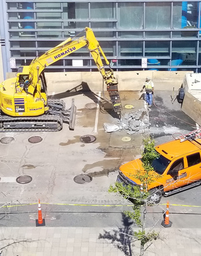
#> input picture image_processing/test_images/construct.png, 201 x 256 px, shrunk from 300 x 382 before the run
$ python lab.py
#> lines starting #> are read from the running program, lines starting #| are printed output that depends on the picture
#!/usr/bin/env python3

"""
6.101 Lab:
Image Processing
"""

import math
import os
from PIL import Image

# NO ADDITIONAL IMPORTS ALLOWED!


def get_pixel(image, row, col, behavior):
    """
    Retrieves the pixel with the associated row and column.

    Args:
        image: the image dictionary
        row: the row number [0, #rows - 1]
        col: the column number [0, #cols - 1]
        behavior: wrap or extended or zero behavior if out of bounds

    Returns:
        The pixel with the associated row and column under
        wrap or extended behavior if necessary.
    """
    # BUG HERE: changed from col, row to row * numcols + col
    numcols = image["width"]
    match behavior:
        case "wrap":
            if row < 0 or row > image["height"] - 1:
                row = row % image["height"]
            if col < 0 or col > image["width"] - 1:
                col = col % image["width"]
            return image["pixels"][row * numcols + col]
        case "extend":
            if row < 0:
                row = 0
            elif row > image["height"] - 1:
                row = image["height"] - 1
            if col < 0:
                col = 0
            elif col > image["width"] - 1:
                col = image["width"] - 1
            return image["pixels"][row * numcols + col]
        case "zero":
            if (
                row < 0
                or row > image["height"] - 1
                or col < 0
                or col > image["width"] - 1
                ):
                return 0
            return image["pixels"][row * numcols + col]
        case "":
            return image["pixels"][row * numcols + col]

# [57 lines left out: functions set_pixel, apply_per_pixel, inverted, not called in this run]
    # BUG HERE: subtract from 255 instead of 256


# HELPER FUNCTIONS


def correlate(image, kernel, boundary_behavior):
    """
    Compute the result of correlating the given image with the given kernel.
    `boundary_behavior` will one of the strings "zero", "extend", or "wrap",
    and this function will treat out-of-bounds pixels as having the value zero,
    the value of the nearest edge, or the value wrapped around the other edge
    of the image, respectively.

    if boundary_behavior is not one of "zero", "extend", or "wrap", return
    None.

    Otherwise, the output of this function should have the same form as a 6.101
    image (a dictionary with "height", "width", and "pixels" keys), but its
    pixel values do not necessarily need to be in the range [0,255], nor do
    they need to be integers (they should not be clipped or rounded at all).

    This process should not mutate the input image; rather, it should create a
    separate structure to represent the output.

    DESCRIBE YOUR KERNEL REPRESENTATION HERE

    Kernel is a list of integers represented similarly to result["pixels"]
    with m x n dimensions
    """
    result = {
        "height": image["height"],
        "width": image["width"],
        "pixels": [0] * (image["height"] * image["width"]),
    }
    kernel_length = int(math.sqrt(len(kernel)))
    image_cols = image["width"]
    for row in range(image["height"]):
        for col in range(image["width"]):
            total = 0
            middle = int(kernel_length / 2)
            for rowk in range(kernel_length):
                for colk in range(kernel_length):
                    r = rowk - middle + row
                    c = colk - middle + col
                    pixel = get_pixel(image, r, c, boundary_behavior)
                    new_pixel = (
                                    kernel[rowk * kernel_length + colk]
                                    * pixel
                    )
                    total += new_pixel
                    result["pixels"][row * image_cols + col] = total
    return result

def round_and_clip_image(image):
    """
    Given a dictionary, ensure that the values in the "pixels" list are all
    integers in the range [0, 255].

    All values should be converted to integers using Python's `round` function.

    Any locations with values higher than 255 in the input should have value
    255 in the output; and any locations with values lower than 0 in the input
    should have value 0 in the output.
    """
    for i in range(len(image["pixels"])):
        val = image["pixels"][i]
        image["pixels"][i] = int(round(val))
        if val < 0:
            image["pixels"][i] = 0
        if val > 255:
            image["pixels"][i] = 255


# FILTERS


# [64 lines left out: functions blurred, blurkernel, sharpened, not called in this run]

def edges(image):
    """
    Implement a sobel operator on an image, which detects edges
    in images

    Args:
        image: the image dictionary

    Returns:
        The image with the Sobel operator applied to it.
    """
    kernel1 = [
        -1, -2, -1,
        0,  0,  0,
        1,  2,  1,
    ]
    kernel2 = [
        -1, 0, 1,
        -2,  0,  2,
        -1,  0,  1,
    ]
    output1 = correlate(image, kernel1, "extend")
    output2 = correlate(image, kernel2, "extend")

    final_output = {
        "height":image["height"],
        "width":image["width"],
        "pixels":image["pixels"].copy()
    }
    for i in range(len(image["pixels"])):
        final_output["pixels"][i] = round(math.sqrt(
            output1["pixels"][i] ** 2 + output2["pixels"][i] ** 2
        ))
    round_and_clip_image(final_output)
    return final_output

# HELPER FUNCTIONS FOR DISPLAYING, LOADING, AND SAVING IMAGES


# [28 lines left out: function print_greyscale_values, not called in this run]


def load_greyscale_image(filename):
    """
    Loads an image from the given file and returns a dictionary
    representing that image.  This also performs conversion to greyscale.

    Invoked as, for example:
       i = load_greyscale_image("test_images/cat.png")
    """
#> called with filename = 'test_images/construct.png'
    with open(filename, "rb") as img_handle:
        img = Image.open(img_handle)
#> img is the input picture: PIL image 201x256 RGB; mean R, G, B 170.8, 164.8, 152.3
        img_data = img.getdata()
        if img.mode.startswith("RGB"):
            pixels = [
                round(0.299 * p[0] + 0.587 * p[1] + 0.114 * p[2]) for p in img_data
            ]
#> pixels = 51456 items
        elif img.mode == "LA":
            pixels = [p[0] for p in img_data]
        elif img.mode == "L":
            pixels = list(img_data)
        else:
            raise ValueError(f"Unsupported image mode: {img.mode}")
        width, height = img.size
#> width = 201; height = 256
        return {"height": height, "width": width, "pixels": pixels}


def save_greyscale_image(image, filename, mode="PNG"):
    """
    Saves the given image to disk or to a file-like object.  If filename is
    given as a string, the file type will be inferred from the given name.  If
    filename is given as a file-like object, the file type will be determined
    by the "mode" parameter.
    """
    # make folders if they do not exist
    path, _ = os.path.split(filename)
    if path and not os.path.exists(path):
        os.makedirs(path)

    # save image in folder specified (by default the current folder)
    out = Image.new(mode="L", size=(image["width"], image["height"]))
    out.putdata(image["pixels"])
    if isinstance(filename, str):
        out.save(filename)
    else:
        out.save(filename, mode)
    out.close()


if __name__ == "__main__":
    # code in this block will only be run when you explicitly run your script,
    # and not when the tests are being run.  this is a good place for
    # generating images, etc.
    # im = load_greyscale_image('bluegill.png')
    # result = inverted(im)
    # save_greyscale_image(result, "invbluegill.png")

    #image = load_greyscale_image("test_images/pigbird.png")
    #center = load_greyscale_image("test_images/centered_pixel.png")
    # kernel = [0,0,0,0,0,0,0,0,0,0,0,0,0,
    #           0,0,0,0,0,0,0,0,0,0,0,0,0,
    #           1,0,0,0,0,0,0,0,0,0,0,0,0,
    #           0,0,0,0,0,0,0,0,0,0,0,0,0,
    #           0,0,0,0,0,0,0,0,0,0,0,0,0,
    #           0,0,0,0,0,0,0,0,0,0,0,0,0,
    #           0,0,0,0,0,0,0,0,0,0,0,0,0,
    #           0,0,0,0,0,0,0,0,0,0,0,0,0,
    #           0,0,0,0,0,0,0,0,0,0,0,0,0,
    #           0,0,0,0,0,0,0,0,0,0,0,0,0,
    #           0,0,0,0,0,0,0,0,0,0,0,0,0,
    #           0,0,0,0,0,0,0,0,0,0,0,0,0,
    #           0,0,0,0,0,0,0,0,0,0,0,0,0]
    # image = {"height": 3,
    #          "width": 2,
    #          "pixels":
    #         [20, 40,
    #          60, 80,
    #          100, 120]}
    # kernel = [0, 0, 0,
    #           0, 0, 1,
    #           0, 0, 0]
    #print(correlate(image, kernel, "wrap"))
    # print(center)
    # print(correlate(center, kernel, "wrap"))
    # zeroresult = correlate(image, kernel, "zero")
    # save_greyscale_image(zeroresult, "zeropigbird.png")
    # exresult = correlate(image, kernel, "extend")
    # save_greyscale_image(exresult, "expigbird.png")
    # wrapresult = correlate(image, kernel, "wrap")
    # save_greyscale_image(wrapresult, "wrappigbird.png")

    # cat = load_greyscale_image("test_images/cat.png")
    # print_greyscale_values(cat)
    # blurcat = blurred(cat, 13)
    # print_greyscale_values(blurcat)
    # save_greyscale_image(blurcat, "blurcat.png")

    # python = load_greyscale_image("test_images/python.png")
    # sharppython = sharpened(python, 11)
    # save_greyscale_image(sharppython, "sharppython.png")

    construct = load_greyscale_image("test_images/construct.png")
#> construct = 3 items
    edgeconstruct = edges(construct)
#> in correlate, `image_cols = image["width"]`: image_cols = 201
#> the loop in correlate, `for row in range(image["height"]):` made 256 passes
    save_greyscale_image(edgeconstruct, "edgeconstruct.png")
#> in save_greyscale_image, `out = Image.new(mode="L", size=(image["width"], image["height"]))`: out: PIL image 201x256 L; every value is 0
#> in save_greyscale_image, `out.putdata(image["pixels"])`:
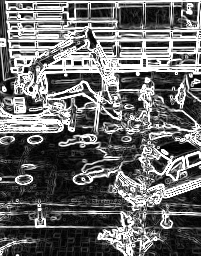
#> out: PIL image 201x256 L; min 0, max 255, mean 106.4
